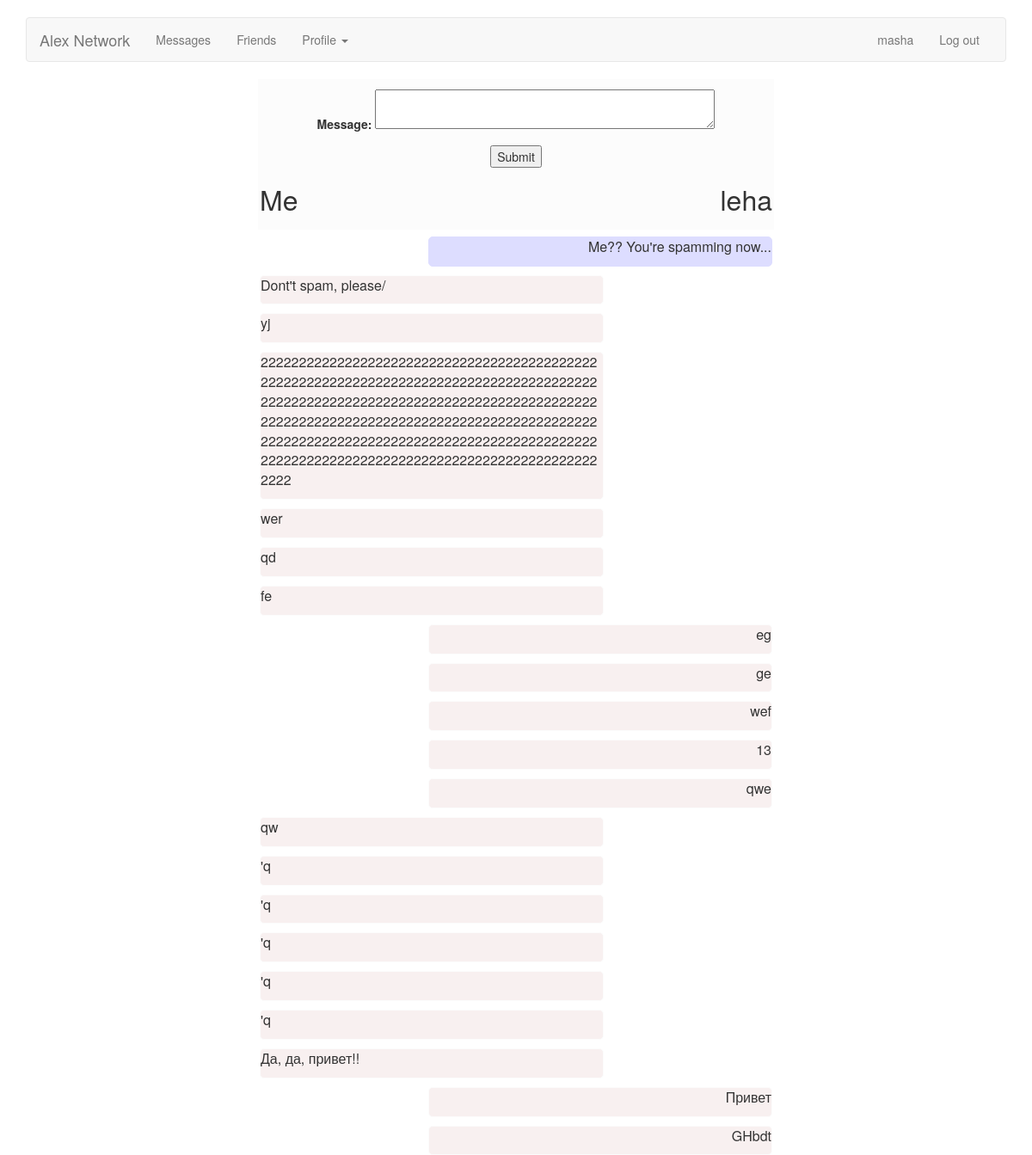
Page /talk/dialog/5/ (signed in) on the committed database.
### talk/models.py (models this page shows, shortened)
class Message(models.Model):
    sender = models.ForeignKey(User)
    receiver = models.ForeignKey(User, related_name = 'receiver')
    text = models.CharField(max_length = 500)
    read = models.BooleanField()
    date = models.DateTimeField(auto_now_add = True)

### talk/views.py (the view, shortened to what this page needs)
# urls.py: url(r'^dialog/(?P<pk>\d+)/$', views.DialogView.as_view(),
class DialogView(TemplateView):
    template_name = 'talk/dialog.html'
    def get(self, request, pk):
        form = MessageForm()
        friend = User.objects.get(pk = pk)
        messages = Message.objects.filter\
            (
                sender = request.user,
                receiver = friend,
            )\
        	|\
        	Message.objects.filter\
            (
                receiver = request.user,
                sender = friend,
            )
        messages = messages.order_by("-date")
        args = {'messages': list(messages), 'form': form, 'friend': friend}
        Message.objects.filter\
            (
                receiver = request.user,
                sender = friend,
            ).update(read=True)
        return render(request, self.template_name, args)

### talk/forms.py
class MessageForm(forms.Form):
    message = forms.CharField(widget=\
                              forms.Textarea(attrs = {'cols': 50, 'rows': 2}))

### talk/templates/talk/dialog.html (shortened to what this page needs)
{% extends 'base.html' %}
{% block body %}
	<div class="container1">
		<p align="right">
		<form method="post">
			{{ form.as_p }}
			<p align="center">
				<button type="submit">Submit</button>
			</p>
		</p>
		<p style="text-align:left;">
		<font size="6" align="right">Me</font>
		<span style="float:right;">
		<font size="6">{{ friend }}</font>
		</span>
		</p>
		{% for mes in messages %}
			{% if mes.read %}
				<div class="read"
			{% else %}
				<div class="unread"
			{% endif %}
				{% if mes.sender == request.user %}
					style="float:left"><p align="left">
				{% else %}
					style="float:right"><p align="right">
				{% endif %}
					<font size="3">{{ mes.text }}</font></p>
				</div>
		{% endfor %}
{% endblock %}

### talk/templates/base.html (shortened to what this page needs)
<html>
	<head>
		<link rel="stylesheet"
					href="https://maxcdn.bootstrapcdn.com/bootstrap/3.3.7/css/bootstrap.min.css"
>
	</head>
	<body>
		<br>
		<div class="container">
      <nav class="navbar navbar-default">
        <div class="container-fluid">
          <div class="navbar-header">
            <a class="navbar-brand" href="{% url 'talk:info' %}">Alex Network</a>
          </div>
          <div id="navbar" class="navbar-collapse collapse">
            <ul class="nav navbar-nav">
							{% if user.is_authenticated %}
								<li><a href="{% url 'talk:messages' %}">
										Messages</a>
								</li>
								<li><a href="{% url 'talk:friends' %}">
										Friends</a>
								</li>
								<li class="dropdown">
									<a href="#" class="dropdown-toggle" data-toggle="dropdown"
										 role="button" aria-haspopup="true"
										 aria-expanded="false">Profile
										<span class="caret"></span></a>
								</li>
							{% endif %}
            </ul>
            <ul class="nav navbar-nav navbar-right">
							{% if user.is_authenticated %}
								<p class="navbar-text">{{ user }}</p>
  	            <li><a href="{% url 'accounts:logout' %}">Log out</a></li>
							{% else %}
								<li><a href="{% url 'accounts:register' %}">Register</a></li>
								<li><a href="{% url 'accounts:login' %}">
										Log in</a>
								</li>
							{% endif %}
            </ul>
          </div>
        </div>
      </nav>
		</div>
		{% block body %}{% endblock %}
	</body>
</html>

### talk/templates/talk/dialog.html (style rules this page uses)
div.container1 { width:600px; word-wrap: break-word; margin: auto; border: 2px solid #FCFCFC; background: #FCFCFC; }
form { text-align: center; }
div.unread { width: 400px; border: 1px solid #DDDDFF; background: #DDDDFF; margin-top: 10px; border-radius: 5px; }
div.read { width: 400px; border: 1px solid #FCFCFC; background: #F8F0F0; margin-top: 10px; border-radius: 5px; }

### rows in the picture
Message: text "Me?? You're spamming now..."
Message: text "Dont't spam, please/"
Message: text "yj"
Message: text "2222222222222222222222222222222222222222222222222222222222222222222222222222222222222222222222222222222222222222222222222222222222222222222222222222222222222222222222222222222222222222222222222222222222222222222222222222222222222222222222222222222222222222222222222222"
Message: text "wer"
Message: text "qd"
Message: text "fe"
Message: text "eg"
Message: text "ge"
Message: text "wef"
Message: text "13"
Message: text "qwe"
Message: text "qw"
Message: text "'q"
Message: text "'q"
Message: text "'q"
Message: text "'q"
Message: text "'q"
Message: text "Да, да, привет!!"
Message: text "Привет"
Message: text "GHbdt"

### other values in the picture
{{ user }} "masha"
{{ friend }} "leha"
